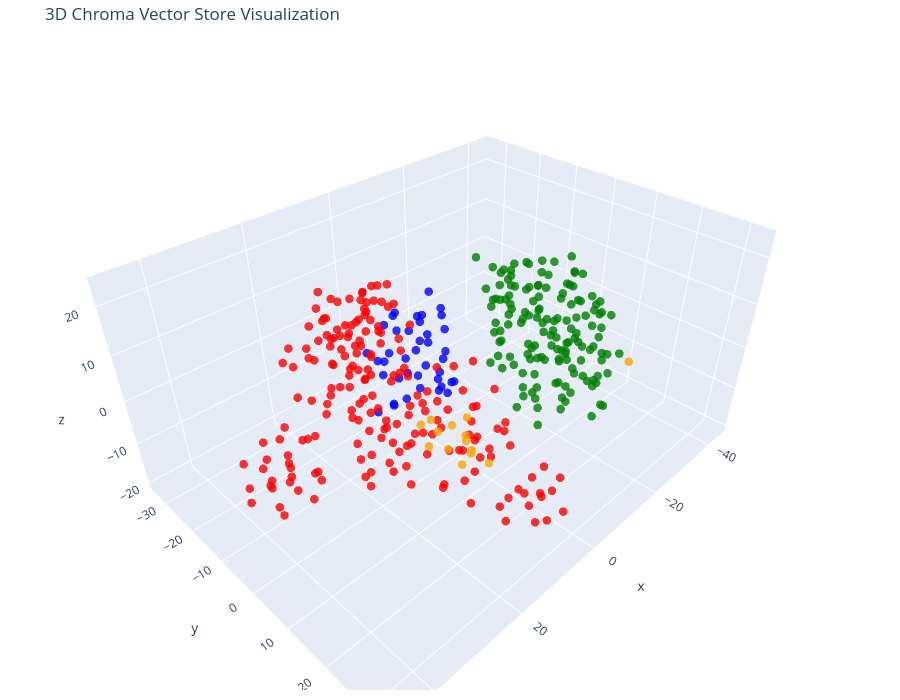

The code cell stored with this chart in its notebook:
### Code cell
tsne = TSNE(n_components=3, random_state=42)
reduced_vectors = tsne.fit_transform(vectors)

# Create the 3D scatter plot
fig = go.Figure(data=[go.Scatter3d(
    x=reduced_vectors[:, 0],
    y=reduced_vectors[:, 1],
    z=reduced_vectors[:, 2],
    mode='markers',
    marker=dict(size=5, color=colors, opacity=0.8),
    text=[f"Type: {t}<br>Text: {d[:100]}..." for t, d in zip(doc_types, documents)],
    hoverinfo='text'
)])

fig.update_layout(
    title='3D Chroma Vector Store Visualization',
    scene=dict(xaxis_title='x', yaxis_title='y', zaxis_title='z'),
    width=900,
    height=700,
    margin=dict(r=10, b=10, l=10, t=40)
)

fig.show()

### Figure 1 — Plotly figure (JSON) as saved in the notebook; plotly's stock layout.template omitted (floating-point values rounded to 4 significant figures; data arrays with more than 128 entries replaced by an {"elided": "..."} marker saying what was removed)
{"data": [{"hoverinfo": "text", "marker": {"color": {"elided": "389 str values"}, "opacity": 0.8, "size": 5}, "mode": "markers", "text": {"elided": "389 str values"}, "type": "scatter3d", "x": {"elided": "389 float values"}, "y": {"elided": "389 float values"}, "z": {"elided": "389 float values"}}], "layout": {"height": 700, "margin": {"b": 10, "l": 10, "r": 10, "t": 40}, "scene": {"xaxis": {"title": {"text": "x"}}, "yaxis": {"title": {"text": "y"}}, "zaxis": {"title": {"text": "z"}}}, "title": {"text": "3D Chroma Vector Store Visualization"}, "width": 900}}
